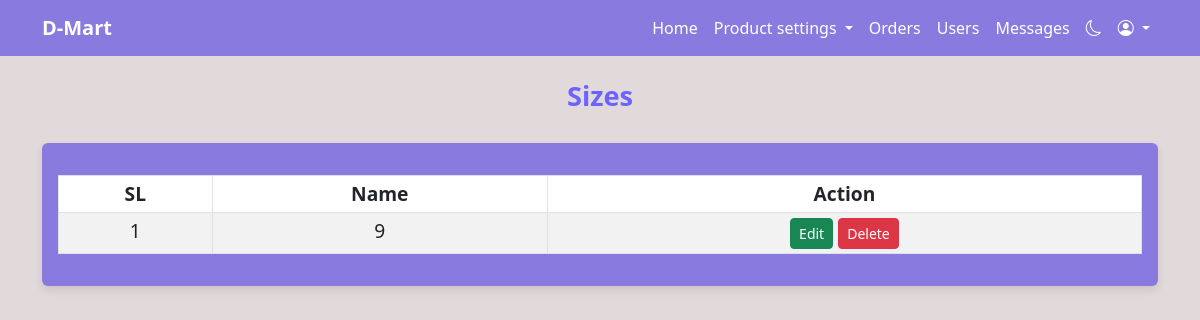
Before: /backend/sizes.php (signed in) with the older database file.
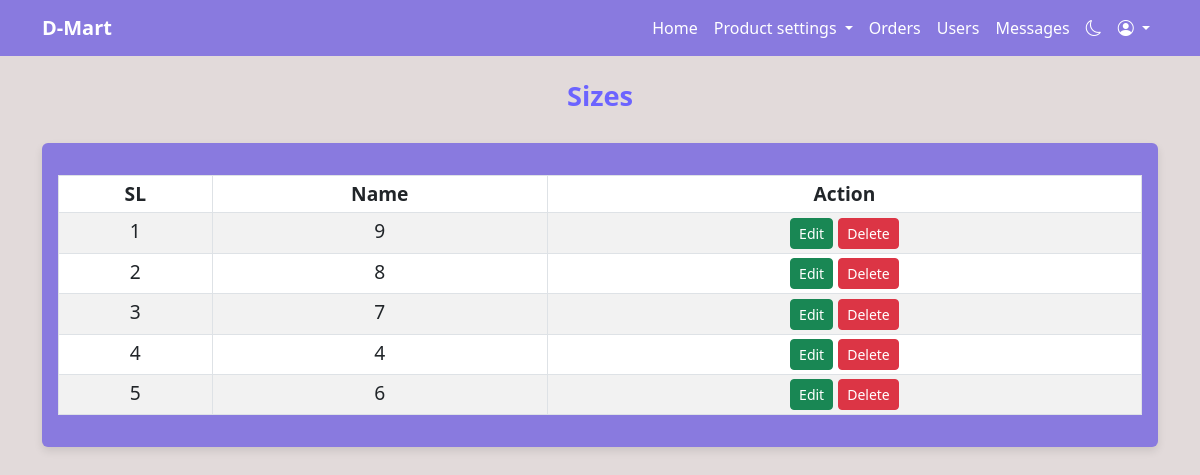
After: the same page with the newer database file.
### tables this page shows
CREATE TABLE `sizes` (
  `id` int(11) NOT NULL,
  `name` varchar(250) NOT NULL,
  `status` tinyint(1) NOT NULL DEFAULT 1
);

### backend/sizes.php (the view, shortened to what this page needs)
<?php
    require 'database_connection.php';
    $sql = "SELECT id, name FROM sizes WHERE status = 1";
    $result = $conn->query($sql);
?>
<!DOCTYPE html>
<html lang="en">
<?php require 'assets/header.php'; ?>
<body class="day-mode">
    <?php require 'assets/menu.php'; ?>
    <h2 class="dashboard-title mt-4">Sizes</h2>
    <div class="container">
        <div class="row mt-4">
            <div class="col-md-12 mb-4">
                <div class="card card-user-info">
                    <div class="card-body">
                        <table class="table table-striped table-bordered table-sm table-hover table-responsive mt-3">
                            <thead>
                                <tr>
                                    <th>SL</th>
                                    <th>Name</th>
                                    <th>Action</th>
                                </tr>
                            </thead>
                            <tbody>
                                <?php
                                if ($result->num_rows > 0) {
                                    $sl = 1;
                                    while ($row = $result->fetch_assoc()) {
                                        echo "<tr>";
                                        echo "<td>" . $sl++ . "</td>";
                                        echo "<td>" . htmlspecialchars($row['name']) . "</td>";
                                        echo "<td>
                                                <a href='edit_size.php?id=" . $row['id'] . "' class='btn btn-success btn-sm'>Edit</a>
                                                <a href='delete_size.php?id=" . $row['id'] . "'
                                                    class='btn btn-danger btn-sm'
                                                    onclick=\"return confirm('Are you sure you want to delete this size?');\">
                                                    Delete
                                                </a>
                                              </td>";
                                        echo "</tr>";
                                    }
                                } else {
                                    echo "<tr><td colspan='3' class='text-center'>No sizes available</td></tr>";
                                }
                                ?>
                            </tbody>
                        </table>
                    </div>
                </div>
            </div>
        </div>
    </div>
</body>
</html>

### backend/assets/header.php (shortened to what this page needs)
<head>
    <link href="https://cdnjs.cloudflare.com/ajax/libs/bootstrap/5.3.0/css/bootstrap.min.css" rel="stylesheet">
    <link href="https://cdnjs.cloudflare.com/ajax/libs/bootstrap-icons/1.8.1/font/bootstrap-icons.min.css" rel="stylesheet">
    <link  href="assets/css/style.css" type="text/css" rel="stylesheet">
</head>

### backend/assets/menu.php (shortened to what this page needs)
<nav class="navbar navbar-expand-lg">
        <div class="container">
            <a class="navbar-brand" href="index.php"><b>D-Mart</b></a>
            <div class="collapse navbar-collapse" id="navbarNav">
                <ul class="navbar-nav ms-auto">
                    <li class="nav-item"><a class="nav-link" href="index.php">Home</a></li>
                    <li class="nav-item dropdown">
                        <a class="nav-link dropdown-toggle" href="#" id="productDropdown" role="button" data-bs-toggle="dropdown" aria-expanded="false">
                            Product settings
                        </a>
                    </li>
                    <li class="nav-item"><a class="nav-link" href="orders.php">Orders</a></li>
                    <li class="nav-item"><a class="nav-link" href="#">Users</a></li>
                    <li class="nav-item"><a class="nav-link" href="#">Messages</a></li>
                    <li class="nav-item">
                        <button id="themeToggle" class="btn btn-link nav-link theme-toggle-icon">
                            <i id="toggleIcon" class="bi bi-moon"></i>
                        </button>
                    </li>
                    <li class="nav-item dropdown">
                        <a class="nav-link dropdown-toggle" href="#" id="userDropdown" role="button" data-bs-toggle="dropdown" aria-expanded="false">
                            <i class="bi bi-person-circle"></i>
                        </a>
                    </li>
                </ul>
            </div>
        </div>
    </nav>

### backend/assets/css/style.css (style rules this page uses)
body.day-mode { background-color: #e2dada; color: #040303; }
.navbar { background-color: #6c63ff; }
.navbar-brand, .nav-link, .theme-toggle-icon { color: #fff !important; }
.dashboard-title { color: #6c63ff; text-align: center; font-size: 1.7rem; font-weight: bold; margin-bottom: 30px; }
.card { border: none; box-shadow: 0 4px 8px rgba(0, 0, 0, 0.1); transition: transform 0.2s ease-in-out; }
.card-body { text-align: center; font-size: 1.2rem; color: #32ebc3; }
.day-mode .card, .day-mode .navbar { background-color: #897adf; }

Changed rows visible on the page:
added sizes: name "8"
added sizes: name "7"
added sizes: name "4"
added sizes: name "6"
